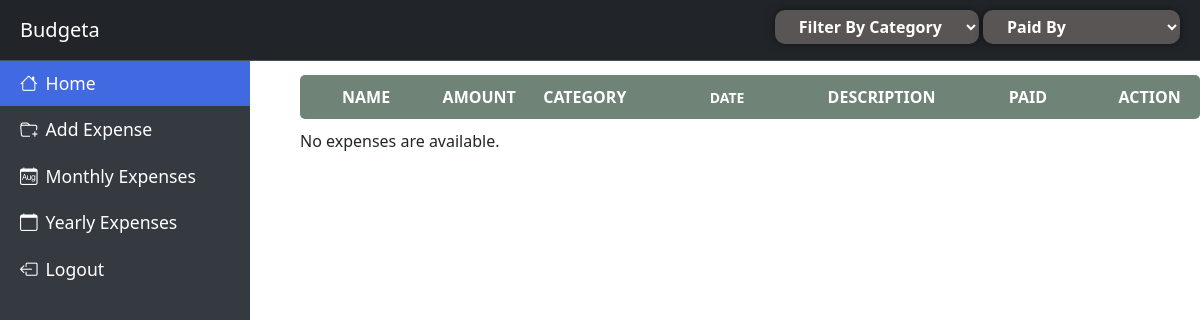
Before: /budget/index/ (signed in) with the older database file.
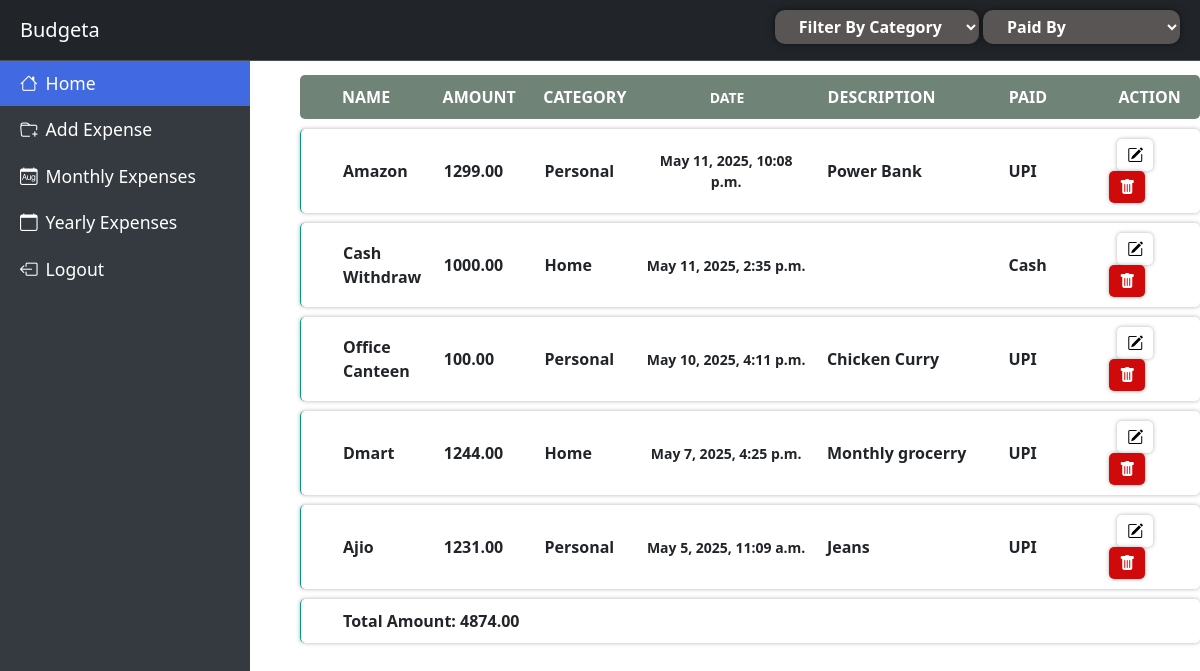
After: the same page with the newer database file.
### budget/models.py (models this page shows, shortened)
class Expense(models.Model):
    user_id = models.ForeignKey(Users, on_delete=models.CASCADE, null=True, blank=True)
    name = models.CharField(max_length=50)
    amount = models.DecimalField(max_digits=10, decimal_places=2)
    category_choices = (
            ('Personal', 'Personal'),
            ('Home', 'Home'),
            ('Other', 'Other')
        )
    category = models.CharField(max_length=30, help_text=_("Type of the Expense ex: Personal, Home, etc."), choices=category_choices)
    date = models.DateTimeField()
    description = models.TextField(blank=True, null=True)
    paid_choices = {
        "UPI":"UPI",
        "Cash": "Cash",
        "Credit Card": "Credit Card",
        "Online Payments": "Online Payments",
        "Others": "Others"
    }
    paid = models.CharField(max_length=30, verbose_name=_('Payment Type'), choices=paid_choices)
    class Meta:
        ordering = ['-date']

### budget/views.py (the view, shortened to what this page needs)
# urls.py: path('index/', views.home_view, name="index"),
@login_required(login_url="/users/login/")
def home_view(request):
    category = request.GET.get("category")
    now = datetime.now()
    if category is None or category == "All":
        expense_details = Expense.objects.filter(user_id=request.user.id, date__year=now.year, date__month=now.month).all()
    elif category in ("Personal", "Home", "Other"):
        expense_details = Expense.objects.filter(
            user_id=request.user.id, category=category, date__year=now.year, date__month=now.month
        ).all()
    else:
        expense_details = Expense.objects.filter(user_id=request.user.id, date__year=now.year, date__month=now.month).all()
    paid = request.GET.get("paid")
    amount = sum(expense_details.values_list('amount', flat=True))
    return render(
        request,
        "home/index.html",
        {
            "expense_details": expense_details,
            "active_link": "home",
            "selected_category": category,
            "paid_by": paid,
            "amount": amount
        },
    )

### templates/home/index.html
{% extends "home/base.html" %}
{% block sidebar %}
    {% include "home/sidebar.html" %}
{% endblock %}
{% block header %}
    {% include "home/header.html" %}
{% endblock %}
{% block content %}
    {% block expense_details_block %}
        {% include "home/expense-details.html" %}
    {% endblock %}
{% endblock %}

### templates/home/expense-details.html
{% block expense_details_block %}
<div>
    <ul class="headings">
        <li id="task">NAME</li>
        <li id="task">AMOUNT</li>
        <li id="task">CATEGORY</li>
        <li id="date">DATE</li>
        <li id="desc">DESCRIPTION</li>
        <li id="task">PAID</li>
        <li id="edit-container">ACTION</li>
    </ul>
    {% if expense_details %}
    {% for data in expense_details %}
        <ul class='expense-list'>
            <li id='task'>{{ data.name }}</li>
            <li id='task'>{{ data.amount }}</li>
            <li id='task'>{{ data.category }}</li>
            <li id='date'>{{ data.date }}</li>
            <li id='desc'>{{ data.description }}</li>
            <li id='task'>{{ data.paid }}</li>
            <li id="edit-container">
                <button id="task-edit"><a href="{% url 'edit' data.id %}" > <i class="bi bi-pencil-square" style="color:black;"></i></a></button>
                <button id="delete-task"><a href="{% url 'delete' data.id %}" > <i class="bi bi-trash-fill" style="color:white;"></i></a></button>
            </li>
        </ul>
        {% endfor %}
        {% if amount %}
            <ul class='expense-list'>
                <li id='amount'>Total Amount: {{ amount }}</li>
            </ul>
        {% endif %}
    {% else %}
        <p>No expenses are available.</p>
    {% endif %}
</div>
{% endblock %}

Changed rows visible on the page:
added Expense: name "Amazon", amount "1299.00", category "Personal", date "May 11, 2025, 10:08 p.m.", description "Power Bank", paid "UPI"
added Expense: name "Cash Withdraw", amount "1000.00", category "Home", date "May 11, 2025, 2:35 p.m.", paid "Cash"
added Expense: name "Office Canteen", amount "100.00", category "Personal", date "May 10, 2025, 4:11 p.m.", description "Chicken Curry", paid "UPI"
added Expense: name "Dmart", amount "1244.00", category "Home", date "May 7, 2025, 4:25 p.m.", description "Monthly grocerry", paid "UPI"
added Expense: name "Ajio", amount "1231.00", category "Personal", date "May 5, 2025, 11:09 a.m.", description "Jeans", paid "UPI"
Other visible differences:
{{ amount }}: (not shown) → "4874.00"
text no longer shown: "No expenses are available."
text now shown: "Total Amount:"
